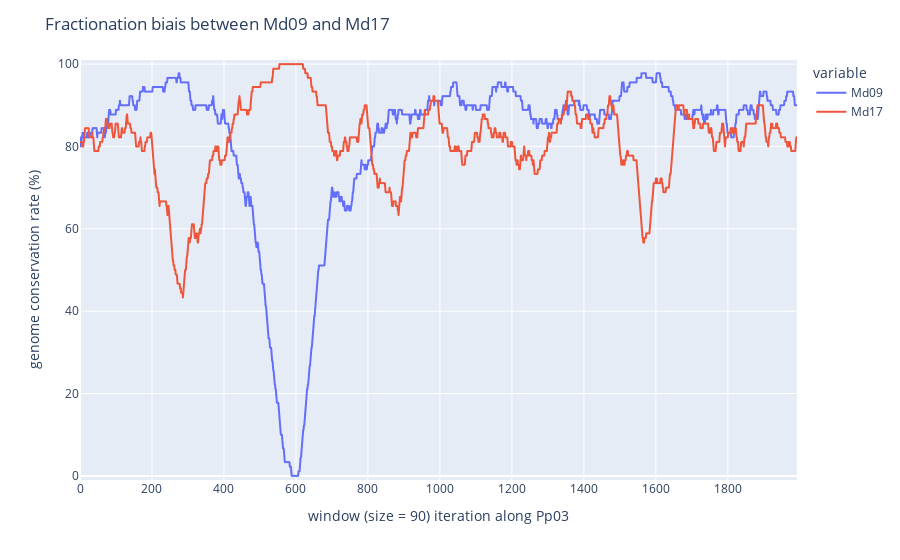

The cell this chart's notebook holds for it:
### Code cell
"""test pour le premier triplet de la df contenant PP comme chromosome"""
def test(df_triplets, PP) :
    triplet = (df_triplets[ df_triplets.PP == PP ]).to_dict('records')[0]
    analysis_one_triplet(triplet)


"""MAIN"""
if __name__=="__main__" :
    
    # lance l'analyse de tous les triplets trouvés selon le nbr de gènes similaires
    #analysis_each_triplet(df_triplets)

    # lance l'analyse d'un triplet
    test(df_triplets, "Pp03")

### Figure 1 — Plotly figure (JSON) as saved in the notebook; plotly's stock layout.template omitted (floating-point values rounded to 4 significant figures; data arrays with more than 128 entries replaced by an {"elided": "..."} marker saying what was removed)
{"data": [{"hovertemplate": "variable=Md09<br>iteration=%{x}<br>value=%{y}<extra></extra>", "legendgroup": "Md09", "line": {"color": "#636efa", "dash": "solid"}, "marker": {"symbol": "circle"}, "mode": "lines", "name": "Md09", "showlegend": true, "type": "scattergl", "x": {"elided": "1992 int values"}, "xaxis": "x", "y": {"elided": "1992 float values"}, "yaxis": "y"}, {"hovertemplate": "variable=Md17<br>iteration=%{x}<br>value=%{y}<extra></extra>", "legendgroup": "Md17", "line": {"color": "#EF553B", "dash": "solid"}, "marker": {"symbol": "circle"}, "mode": "lines", "name": "Md17", "showlegend": true, "type": "scattergl", "x": {"elided": "1992 int values"}, "xaxis": "x", "y": {"elided": "1992 float values"}, "yaxis": "y"}], "layout": {"legend": {"title": {"text": "variable"}, "tracegroupgap": 0}, "margin": {"t": 60}, "title": {"text": "Fractionation biais between Md09 and Md17"}, "xaxis": {"anchor": "y", "domain": [0, 1], "range": [0, 1992], "title": {"text": "window (size = 90) iteration along Pp03"}}, "yaxis": {"anchor": "x", "domain": [0, 1], "range": [-1, 101], "title": {"text": "genome conservation rate (%)"}}}}
